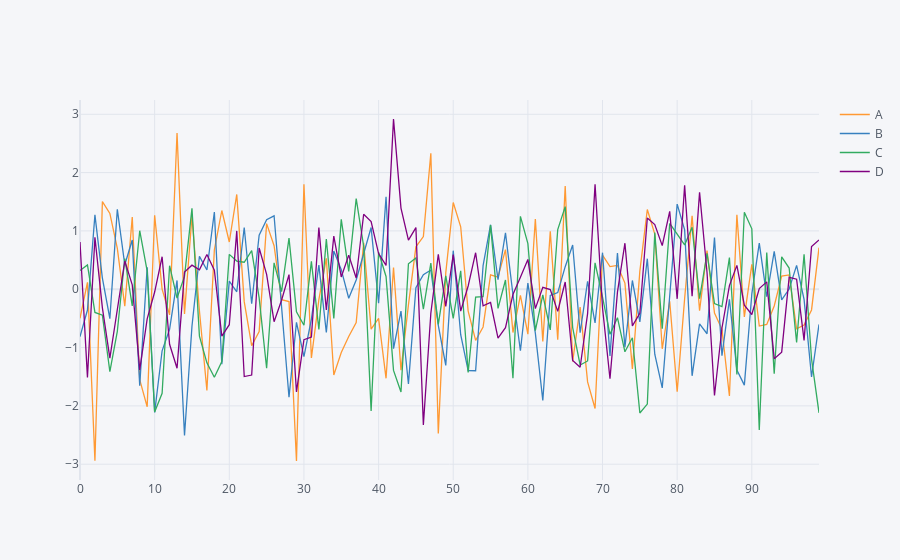

This figure's notebook cell:
### Markdown cell above
### Line Plot

### Code cell
df.iplot()
